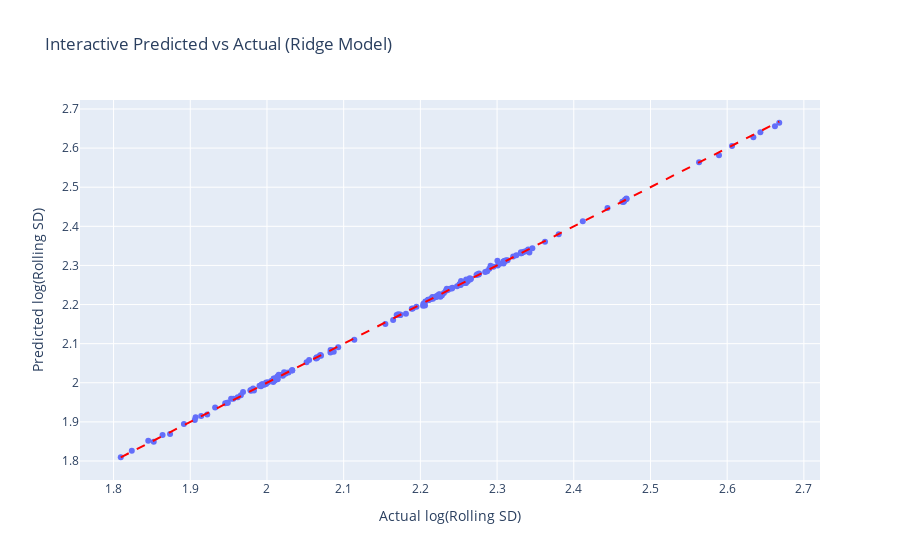

Here is the notebook cell this chart was saved with:
### Code cell
import plotly.express as px

fig = px.scatter(x=yv_test, y=yv_pred,
                 labels={'x':'Actual log(Rolling SD)', 'y':'Predicted log(Rolling SD)'},
                 title="Interactive Predicted vs Actual (Ridge Model)",
                 hover_data={'Actual': yv_test, 'Predicted': yv_pred})

fig.add_shape(type="line",
              x0=yv_test.min(), y0=yv_test.min(),
              x1=yv_test.max(), y1=yv_test.max(),
              line=dict(color="red", dash="dash"))

fig.show()

### Figure 1 — Plotly figure (JSON) as saved in the notebook; plotly's stock layout.template omitted (floating-point values rounded to 4 significant figures; data arrays with more than 128 entries replaced by an {"elided": "..."} marker saying what was removed)
{"data": [{"customdata": {"elided": "192x2 float values"}, "hovertemplate": "Actual log(Rolling SD)=%{x}<br>Predicted log(Rolling SD)=%{y}<br>Actual=%{customdata[0]}<br>Predicted=%{customdata[1]}<extra></extra>", "legendgroup": "", "marker": {"color": "#636efa", "symbol": "circle"}, "mode": "markers", "name": "", "orientation": "v", "showlegend": false, "type": "scatter", "x": {"elided": "192 float values"}, "xaxis": "x", "y": {"elided": "192 float values"}, "yaxis": "y"}], "layout": {"legend": {"tracegroupgap": 0}, "shapes": [{"line": {"color": "red", "dash": "dash"}, "type": "line", "x0": 1.809, "x1": 2.668, "y0": 1.809, "y1": 2.668}], "title": {"text": "Interactive Predicted vs Actual (Ridge Model)"}, "xaxis": {"anchor": "y", "domain": [0, 1], "title": {"text": "Actual log(Rolling SD)"}}, "yaxis": {"anchor": "x", "domain": [0, 1], "title": {"text": "Predicted log(Rolling SD)"}}}}
